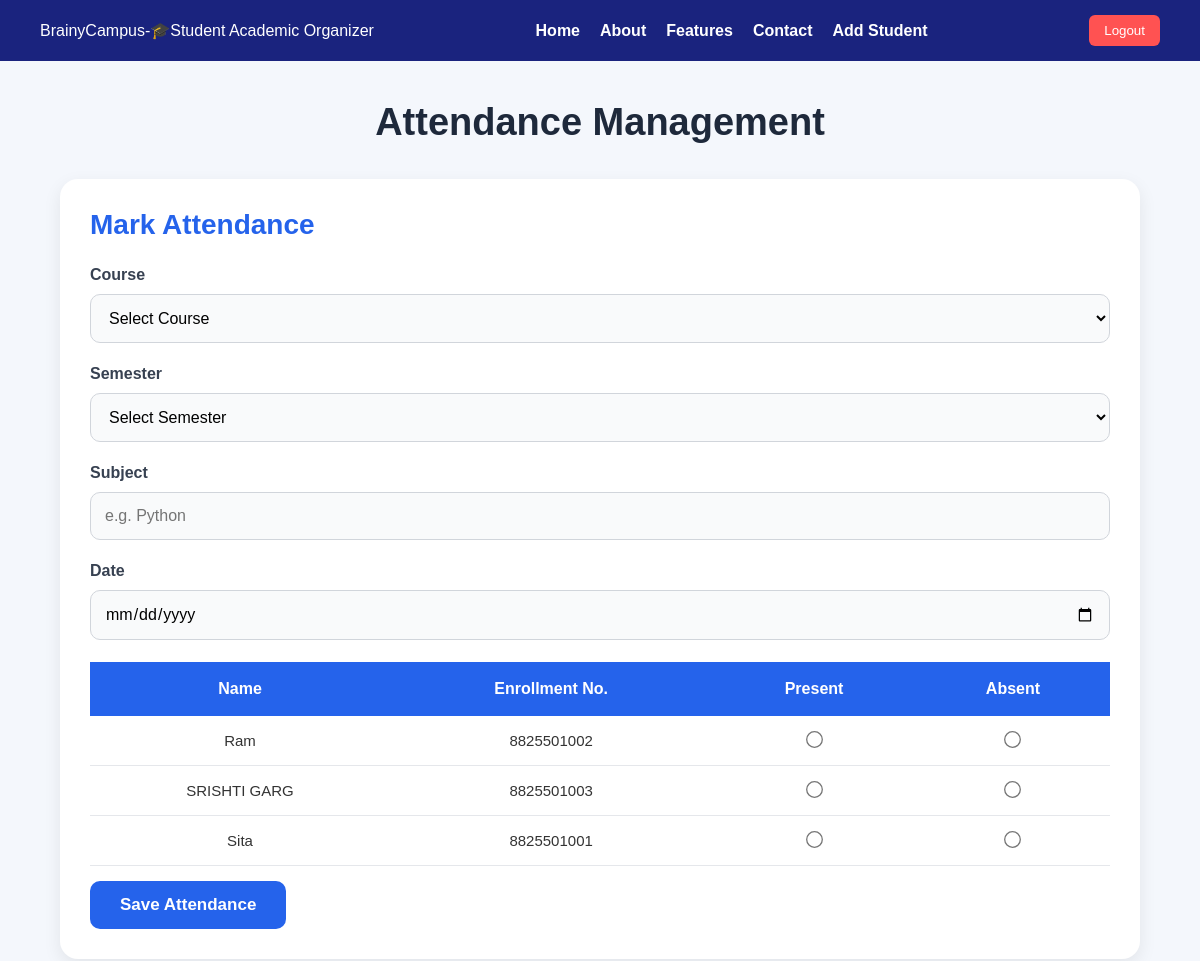
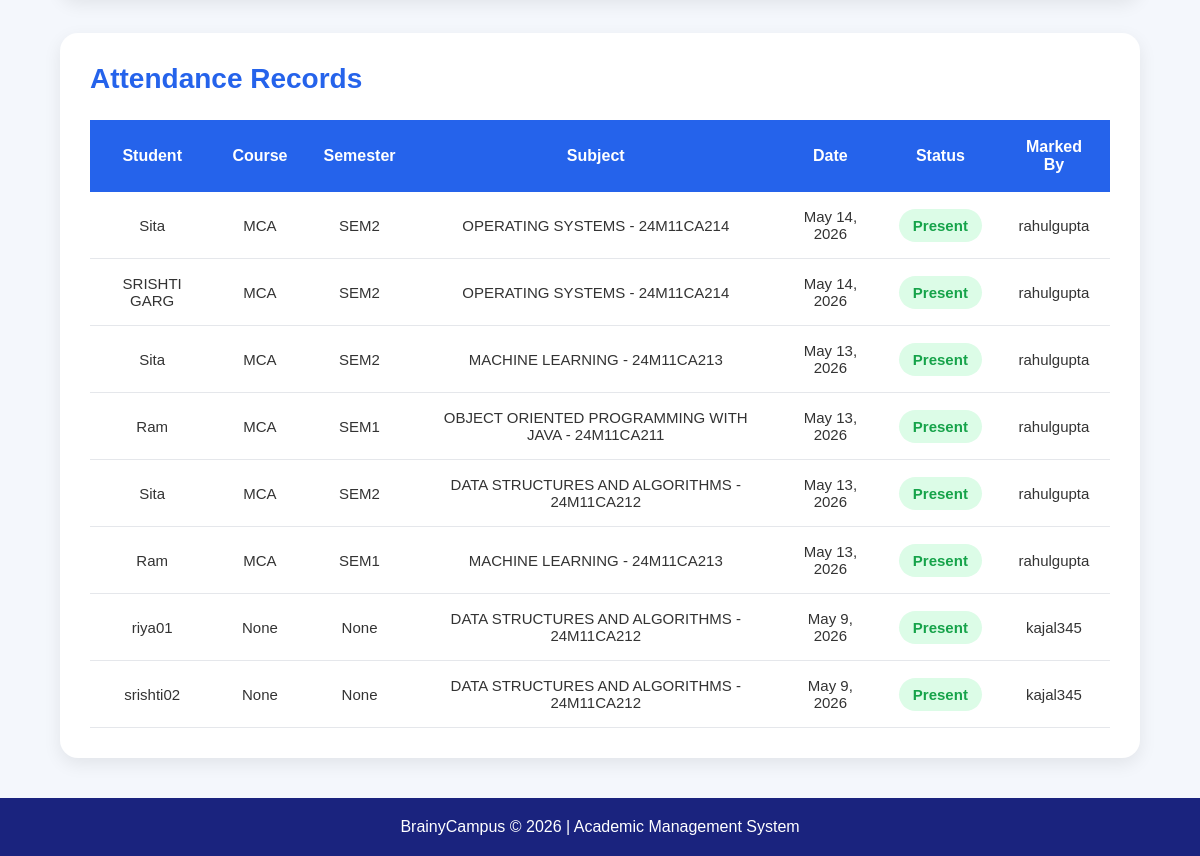
Page /attendance/ (signed in) on the committed database (2 pictures, top to bottom).
### myapp/models.py (models this page shows, shortened)
class Student(models.Model):
    COURSE_CHOICES = [
        ('BTECH', 'B.Tech'),
        ('BCA', 'BCA'),
        ('MCA', 'MCA'),
        ('MBA', 'MBA'),
    ]
    SEMESTER_CHOICES = [
        ('SEM1', 'Sem 1'),
        ('SEM2', 'Sem 2'),
        ('SEM3', 'Sem 3'),
        ('SEM4', 'Sem 4'),
        ('SEM5', 'Sem 5'),
        ('SEM6', 'Sem 6'),
        ('SEM7', 'Sem 7'),
        ('SEM8', 'Sem 8'),
    ]
    user = models.OneToOneField(
        User,
        on_delete=models.CASCADE
    )
    enrollment_no = models.CharField(
        max_length=50,
        unique=True
    )
    course = models.CharField(
        max_length=10,
        choices=COURSE_CHOICES
    )
    semester = models.CharField(
        max_length=10,
        choices=SEMESTER_CHOICES
    )
    class_name = models.CharField(
       max_length=50,
       blank=True
    )
    class Meta:
        ordering = ['user__username']

class Attendance(models.Model):
    STATUS_CHOICES = [
        ('P', 'Present'),
        ('A', 'Absent'),
    ]
    student = models.ForeignKey(
        User,
        on_delete=models.CASCADE
    )
    course = models.CharField(
        max_length=10,
        blank=True,
        null=True
    )
    semester = models.CharField(
        max_length=10,
        blank=True,
        null=True
    )
    class_name = models.CharField(max_length=50)
    subject = models.CharField(max_length=100)
    date = models.DateField()
    status = models.CharField(
        max_length=1,
        choices=STATUS_CHOICES
    )
    marked_by = models.ForeignKey(
        User,
        on_delete=models.SET_NULL,
        null=True,
        related_name='marked_attendance'
    )
    created_at = models.DateTimeField(
        auto_now_add=True
    )
    class Meta:
        ordering = ['-date']

### myapp/views.py (the view, shortened to what this page needs)
# urls.py: path('attendance/', views.attendance_view, name='attendance'),
@login_required
def attendance_view(request):
    is_teacher = request.user.is_staff
    students = Student.objects.all()
    if is_teacher:
        records = Attendance.objects.all().order_by('-date', '-id')
        total_classes = Attendance.objects.values(
            'class_name', 'subject', 'date'
        ).distinct().count()
        present_count = Attendance.objects.filter(status='P').count()
        percentage = round(
            (present_count / Attendance.objects.count()) * 100, 2
        ) if Attendance.objects.exists() else 0
    return render(request, 'attendance.html', {
        'is_teacher': is_teacher,
        'students': students,
        'records': records,
        'total_classes': total_classes,
        'present_count': present_count,
        'percentage': percentage,
    })

### myapp/templates/attendance.html (shortened to what this page needs)
{% extends 'base.html' %}
{% load static %}
{% block content %}
<link rel="stylesheet" href="{% static 'attendance.css' %}">
<div class="attendance-container">
    <h1 class="page-title">Attendance Management</h1>
    {% if is_teacher %}
    <div class="attendance-form-card">
        <h2>Mark Attendance</h2>
        <form method="POST">
            <div class="form-group">
                <label>Course</label>
                <select name="course" required>
                    <option value="">Select Course</option>
                </select>
            </div>
            <div class="form-group">
                <label>Semester</label>
                <select name="semester" required>
                    <option value="">Select Semester</option>
                </select>
            </div>
            <div class="form-group">
                <label>Subject</label>
                <input type="text"
                       name="subject"
                       placeholder="e.g. Python"
                       required>
            </div>
            <div class="form-group">
                <label>Date</label>
                <input type="date"
                       name="date"
                       required>
            </div>
            <table>
                <thead>
                    <tr>
                        <th>Name</th>
                        <th>Enrollment No.</th>
                        <th>Present</th>
                        <th>Absent</th>
                    </tr>
                </thead>
                <tbody>
                    {% for student in students %}
                    <tr>
                        <td>{{ student.user.username }}</td>
                        <td>{{ student.enrollment_no }}</td>
                        <td>
                            <input type="radio"
                                   name="student_{{ student.user.id }}"
                                   value="P"
                                   required>
                        </td>
                        <td>
                            <input type="radio"
                                   name="student_{{ student.user.id }}"
                                   value="A">
                        </td>
                    </tr>
                    {% endfor %}
                </tbody>
            </table>
            <button type="submit" class="btn-submit">
                Save Attendance
            </button>
        </form>
    </div>
    {% endif %}
    <div class="table-card">
        <h2>Attendance Records</h2>
        <table>
            <thead>
                <tr>
                    {% if is_teacher %}
                    <th>Student</th>
                    {% endif %}
                    <th>Course</th>
                    <th>Semester</th>
                    <th>Subject</th>
                    <th>Date</th>
                    <th>Status</th>
                    {% if is_teacher %}
                    <th>Marked By</th>
                    {% endif %}
                </tr>
            </thead>
            <tbody>
                {% for record in records %}
                <tr>
                    {% if is_teacher %}
                    <td>{{ record.student.username }}</td>
                    {% endif %}
                    <td>{{ record.course }}</td>
                    <td>{{ record.semester }}</td>
                    <td>{{ record.subject }}</td>
                    <td>{{ record.date }}</td>
                    <td>
                        <span class="{% if record.status == 'P' %}present{% else %}absent{% endif %}">
                            {% if record.status == 'P' %}
                                Present
                            {% else %}
                                Absent
                            {% endif %}
                        </span>
                    </td>
                    {% if is_teacher %}
                    <td>{{ record.marked_by.username }}</td>
                    {% endif %}
                </tr>
                {% empty %}
                <tr>
                    <td colspan="7" class="empty-message">
                        No attendance records found.
                    </td>
                </tr>
                {% endfor %}
            </tbody>
        </table>
    </div>
</div>
{% endblock %}

### myapp/templates/base.html (shortened to what this page needs)
<!DOCTYPE html>
<html lang="en">
<head>
{% load static %}
<link rel="stylesheet" href="{% static 'style.css' %}?v=10">
<link rel="stylesheet" href="{% static 'attendance.css' %}">
</head>
<body>
<header>
  <div class="logo">BrainyCampus-🎓Student Academic Organizer</div>
  <nav>
    <a href="{% url 'home' %}">Home</a>
    <a href="#about">About</a>
    <a href="#features">Features</a>
    <a href="#contact">Contact</a>
    {% if request.user.is_staff %}
    <a href="{% url 'add_student' %}">
        Add Student
    </a>
    {% endif %}
</nav>
  {% if user.is_authenticated %}
  <a href="{% url 'logout' %}">
    <button class="logout-btn">Logout</button>
  </a>
  {% endif %}
</header>
{% block content %}
{% endblock %}
<footer>
  BrainyCampus © 2026 | Academic Management System
</footer>
</body>
</html>

### myapp/static/style.css (style rules this page uses)
html { scroll-behavior:smooth; }
* { margin:0; padding:0; box-sizing:border-box; font-family:'Montserrat',sans-serif; scroll-behavior:smooth; }
body { background:#f4f6fb; color:#333; }
header { background:#1a237e; color:white; padding:15px 40px; display:flex; justify-content:space-between; align-items:center; position:sticky; top:0; z-index:10; }
nav { display:flex; gap:20px; }
nav a { color:white; text-decoration:none; font-weight:600; font-size:16px; }
.logout-btn { background:#ff5252; border:none; padding:8px 15px; border-radius:6px; color:white; cursor:pointer; }
footer { background:#1a237e; color:white; text-align:center; padding:20px; margin-top:40px; }

### myapp/static/attendance.css (style rules this page uses)
* { margin: 0; padding: 0; box-sizing: border-box; }
body { background: #f4f7fc; font-family: 'Poppins', sans-serif; color: #333; }
.attendance-container { width: 90%; max-width: 1300px; margin: 40px auto; }
.page-title { text-align: center; font-size: 38px; margin-bottom: 35px; color: #1e293b; font-weight: 700; }
.attendance-form-card, .stats-card, .table-card { background: #fff; padding: 30px; border-radius: 18px; margin-bottom: 35px; box-shadow: 0 6px 18px rgba(0, 0, 0, 0.08); transition: 0.3s; }
.attendance-form-card h2, .stats-card h2, .table-card h2 { margin-bottom: 25px; color: #2563eb; font-size: 28px; font-weight: 600; }
.form-group { margin-bottom: 22px; }
.form-group label { display: block; margin-bottom: 10px; font-weight: 600; color: #374151; }
.form-group input, .form-group select { width: 100%; padding: 14px; border: 1px solid #d1d5db; border-radius: 10px; font-size: 16px; background: #f9fafb; transition: 0.3s; }
.btn-submit { background: #2563eb; color: white; border: none; padding: 14px 30px; border-radius: 10px; font-size: 17px; cursor: pointer; transition: 0.3s; font-weight: 600; margin-top: 15px; }
.table-card { overflow-x: auto; }
table { width: 100%; border-collapse: collapse; min-width: 900px; }
table thead { background: #2563eb; color: white; }
table th { padding: 18px; text-align: center; font-size: 16px; }
table td { padding: 16px; text-align: center; border-bottom: 1px solid #e5e7eb; font-size: 15px; }
table input[type="radio"] { transform: scale(1.3); cursor: pointer; }
input[value="P"] { accent-color: #16a34a; }
input[value="A"] { accent-color: #dc2626; }
.present { color: #16a34a; font-weight: 700; background: #dcfce7; padding: 8px 14px; border-radius: 20px; display: inline-block; }

### rows in the picture
Student: user.username "Ram", enrollment_no "8825501002"
Student: user.username "SRISHTI GARG", enrollment_no "8825501003"
Student: user.username "Sita", enrollment_no "8825501001"
Attendance: student.username "Sita", course "MCA", semester "SEM2", subject "OPERATING SYSTEMS - 24M11CA214", date "May 14, 2026", status "Present", marked_by.username "rahulgupta"
Attendance: student.username "SRISHTI GARG", course "MCA", semester "SEM2", subject "OPERATING SYSTEMS - 24M11CA214", date "May 14, 2026", status "Present", marked_by.username "rahulgupta"
Attendance: student.username "Sita", course "MCA", semester "SEM2", subject "MACHINE LEARNING - 24M11CA213", date "May 13, 2026", status "Present", marked_by.username "rahulgupta"
Attendance: student.username "Ram", course "MCA", semester "SEM1", subject "OBJECT ORIENTED PROGRAMMING WITH JAVA - 24M11CA211", date "May 13, 2026", status "Present", marked_by.username "rahulgupta"
Attendance: student.username "Sita", course "MCA", semester "SEM2", subject "DATA STRUCTURES AND ALGORITHMS - 24M11CA212", date "May 13, 2026", status "Present", marked_by.username "rahulgupta"
Attendance: student.username "Ram", course "MCA", semester "SEM1", subject "MACHINE LEARNING - 24M11CA213", date "May 13, 2026", status "Present", marked_by.username "rahulgupta"
Attendance: student.username "riya01", course "None", semester "None", subject "DATA STRUCTURES AND ALGORITHMS - 24M11CA212", date "May 9, 2026", status "Present", marked_by.username "kajal345"
Attendance: student.username "srishti02", course "None", semester "None", subject "DATA STRUCTURES AND ALGORITHMS - 24M11CA212", date "May 9, 2026", status "Present", marked_by.username "kajal345"
